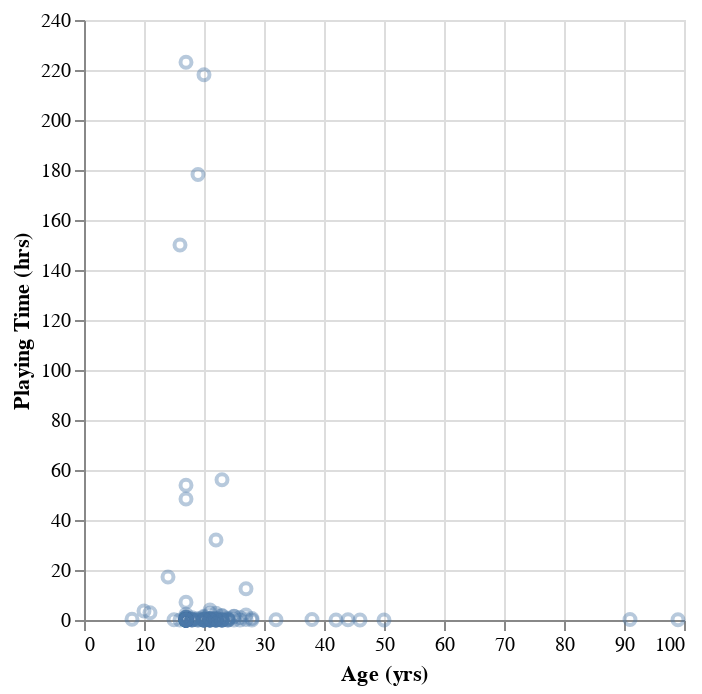

Notebook code for this chart:
### Code cell
age_chart=alt.Chart(player_training).mark_point(opacity=0.4).encode(
    x=alt.X('age', title='Age (yrs)'),
    y=alt.Y('played_hours', title='Playing Time (hrs)'))
age_chart

### Figure 1 — Vega-Lite specification as saved in the notebook (floating-point values rounded to 4 significant figures; data arrays with more than 128 entries replaced by an {"elided": "..."} marker saying what was removed)
{"config": {"view": {"continuousWidth": 300, "continuousHeight": 300}}, "data": {"name": "data-f5e70e4359a36d20c302a2142a593862"}, "mark": {"type": "point", "opacity": 0.4}, "encoding": {"x": {"field": "age", "title": "Age (yrs)", "type": "quantitative"}, "y": {"field": "played_hours", "title": "Playing Time (hrs)", "type": "quantitative"}}, "$schema": "https://vega.github.io/schema/vega-lite/v5.20.1.json", "datasets": {"data-f5e70e4359a36d20c302a2142a593862": {"elided": "147 records"}}}
